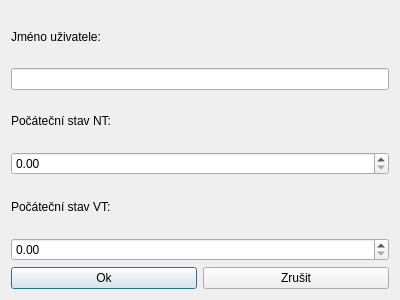
<?xml version="1.0" encoding="UTF-8"?>
<ui version="4.0">
 <class>AddUserDialog</class>
 <widget class="QDialog" name="AddUserDialog">
  <property name="geometry">
   <rect>
    <x>0</x>
    <y>0</y>
    <width>400</width>
    <height>300</height>
   </rect>
  </property>
  <property name="windowTitle">
   <string>Dialog</string>
  </property>
  <layout class="QGridLayout" name="gridLayout">
   <item row="0" column="0">
    <layout class="QVBoxLayout" name="verticalLayout">
     <property name="sizeConstraint">
      <enum>QLayout::SetFixedSize</enum>
     </property>
     <item>
      <widget class="QLabel" name="label">
       <property name="minimumSize">
        <size>
         <width>0</width>
         <height>10</height>
        </size>
       </property>
       <property name="text">
        <string>Jméno uživatele:</string>
       </property>
      </widget>
     </item>
     <item>
      <widget class="QLineEdit" name="nameLineEdit"/>
     </item>
     <item>
      <widget class="QLabel" name="label_2">
       <property name="text">
        <string>Počáteční stav NT:</string>
       </property>
      </widget>
     </item>
     <item>
      <widget class="QDoubleSpinBox" name="spinNT">
       <property name="decimals">
        <number>2</number>
       </property>
       <property name="maximum">
        <double>999999999.990000009536743</double>
       </property>
       <property name="singleStep">
        <double>1.000000000000000</double>
       </property>
      </widget>
     </item>
     <item>
      <widget class="QLabel" name="label_3">
       <property name="text">
        <string>Počáteční stav VT:</string>
       </property>
      </widget>
     </item>
     <item>
      <widget class="QDoubleSpinBox" name="spinVT">
       <property name="maximum">
        <double>999999999.990000009536743</double>
       </property>
      </widget>
     </item>
    </layout>
   </item>
   <item row="1" column="0">
    <layout class="QHBoxLayout" name="horizontalLayout">
     <item>
      <widget class="QPushButton" name="okButton">
       <property name="text">
        <string>Ok</string>
       </property>
      </widget>
     </item>
     <item>
      <widget class="QPushButton" name="cancelButton">
       <property name="text">
        <string>Zrušit</string>
       </property>
      </widget>
     </item>
    </layout>
   </item>
  </layout>
 </widget>
 <resources/>
 <connections/>
</ui>
